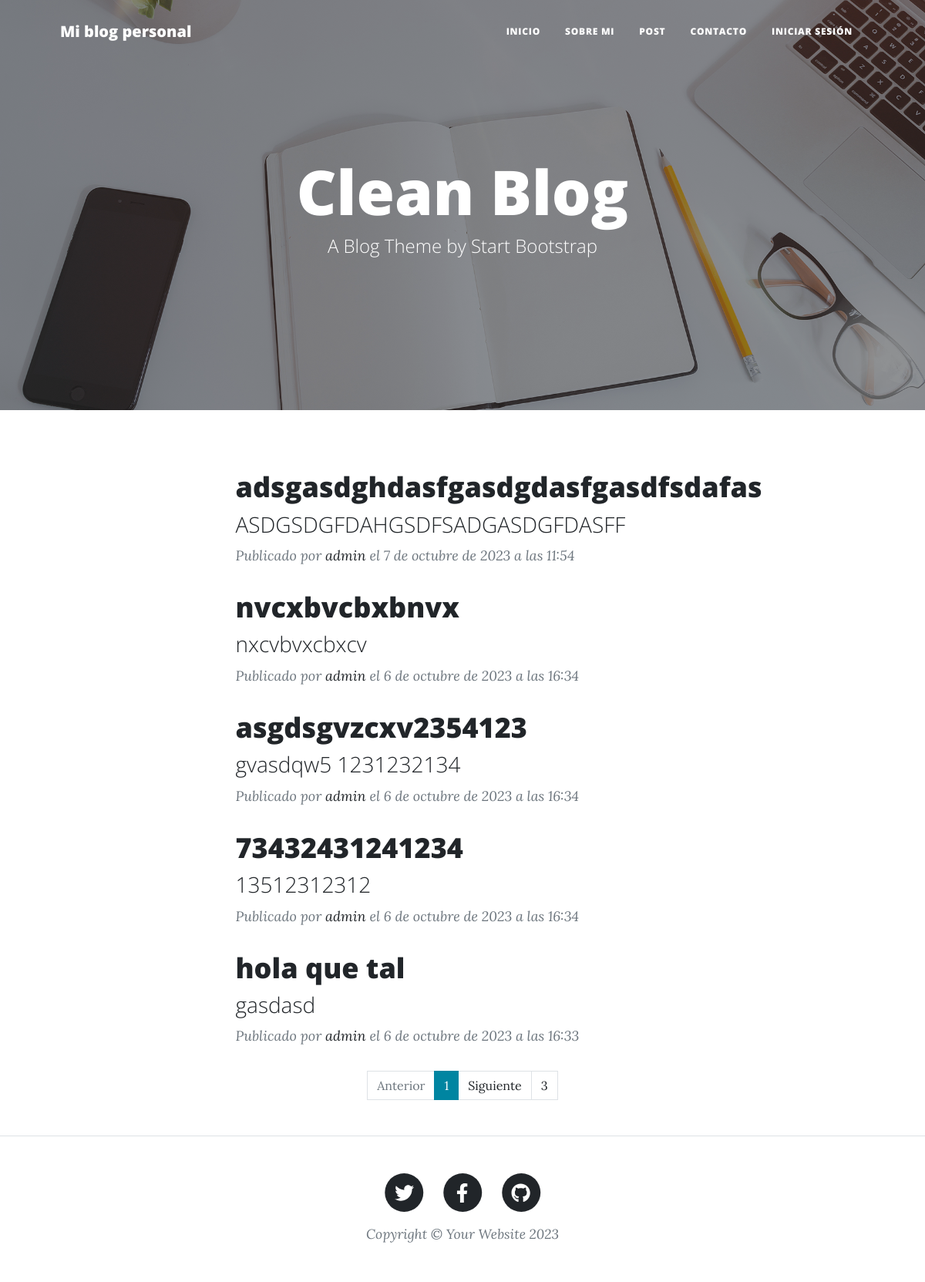
The page / on the database its author committed.
### blog/models.py (models this page shows, shortened)
class Post(models.Model):
    title = models.CharField(max_length=50)
    sub_title = models.CharField(max_length=100)
    content = models.TextField()
    author = models.ForeignKey(settings.AUTH_USER_MODEL, on_delete=models.RESTRICT)
    publish_date = models.DateTimeField(auto_now_add=True)
    update_date = models.DateTimeField(auto_now=True)
    category = models.ForeignKey(Category, on_delete=models.CASCADE)
    tags = models.ManyToManyField(Tag)

### blog/views.py (the view)
# urls.py: path('', Home.as_view(), name='home'),
class Home(ListView):
    paginate_by = 5
    model = Post
    template_name = 'blog/main/home.html'
    context_object_name = 'posts'
    def get_queryset(self):
        return super().get_queryset().order_by('-publish_date')

### blog/templates/blog/main/home.html (shortened to what this page needs)
{% extends 'blog/base.html' %}
{% load static %}
{% block content %}
<header class="masthead" style="background-image: url({% static 'assets/img/home-bg.jpg' %})">
    <div class="container position-relative px-4 px-lg-5">
        <div class="row gx-4 gx-lg-5 justify-content-center">
            <div class="col-md-10 col-lg-8 col-xl-7">
                <div class="site-heading">
                    <h1>Clean Blog</h1>
                    <span class="subheading">A Blog Theme by Start Bootstrap</span>
                </div>
            </div>
        </div>
    </div>
</header>
<div class="container px-4 px-lg-5">
    <div class="row gx-4 gx-lg-5 justify-content-center">
        <div class="col-md-10 col-lg-8 col-xl-7">
            {% for post in posts %}
            <div class="post-preview">
                <a href="{%  url 'post' post.pk %}">
                    <h2 class="post-title">{{ post.title }}</h2>
                    <h3 class="post-subtitle">{{ post.sub_title }}</h3>
                </a>
                <p class="post-meta">
                    Publicado por
                    <a href="#!">{{ post.author }}</a>
                    el {{ post.publish_date }}
                </p>
            </div>
            {% endfor %}
            <div class="pagination justify-content-center">
                <nav aria-label="Page navigation example">
                  <ul class="pagination">
                    {% if page_obj.has_previous %}
                      <li class="page-item"><a class="page-link" href="?page=1">1</a></li>
                      <li class="page-item"><a class="page-link" href="?page={{ page_obj.previous_page_number }}">Anterior</a></li>
                    {% else %}
                      <li class="page-item disabled"><span class="page-link">Anterior</span></li>
                    {% endif %}
                    <li class="page-item active" aria-current="page">
                      <span class="page-link">{{ page_obj.number }} <span class="sr-only">(current)</span></span>
                    </li>
                    {% if page_obj.has_next %}
                      <li class="page-item"><a class="page-link" href="?page={{ page_obj.next_page_number }}">Siguiente</a></li>
                      <li class="page-item"><a class="page-link" href="?page={{ page_obj.paginator.num_pages }}">{{ page_obj.paginator.num_pages }}</a></li>
                    {% else %}
                      <li class="page-item disabled"><span class="page-link">Siguiente</span></li>
                      <li class="page-item disabled"><span class="page-link">{{ page_obj.paginator.num_pages }}</span></li>
                    {% endif %}
                  </ul>
                </nav>
            </div>
            <br>
        </div>
    </div>
</div>
{% endblock %}

### blog/templates/blog/base.html (shortened to what this page needs)
{% load static %}
<!DOCTYPE html>
<html lang="en">
<head>
    <link href="{% static 'css/styles.css' %}" rel="stylesheet"/>
</head>
<body>
<nav class="navbar navbar-expand-lg navbar-light" id="mainNav">
    <div class="container px-4 px-lg-5">
        <a class="navbar-brand" href="{% url 'home' %}">Mi blog personal</a>
        <div class="collapse navbar-collapse" id="navbarResponsive">
            <ul class="navbar-nav ms-auto py-4 py-lg-0">
                <li class="nav-item"><a class="nav-link px-lg-3 py-3 py-lg-4" href="{% url 'home' %}">Inicio</a></li>
                <li class="nav-item"><a class="nav-link px-lg-3 py-3 py-lg-4" href="{% url 'about' %}">Sobre mi</a></li>
                <li class="nav-item"><a class="nav-link px-lg-3 py-3 py-lg-4" href="{% url 'post' 1 %}">Post</a></li>
                <li class="nav-item"><a class="nav-link px-lg-3 py-3 py-lg-4" href="{% url 'contact' %}">Contacto</a></li>
                {% if user.is_authenticated %}
                <li class="nav-item"><a class="nav-link px-lg-3 py-3 py-lg-4" href="{% url 'logout' %}">Cerrar sesión</a></li>
                {% else %}
                <li class="nav-item"><a class="nav-link px-lg-3 py-3 py-lg-4" href="{% url 'login' %}">Iniciar sesión</a></li>
                {% endif %}
            </ul>
        </div>
    </div>
</nav>
{% block content %}
{% endblock %}
<footer class="border-top">
    <div class="container px-4 px-lg-5">
        <div class="row gx-4 gx-lg-5 justify-content-center">
            <div class="col-md-10 col-lg-8 col-xl-7">
                <ul class="list-inline text-center">
                    <li class="list-inline-item">
                        <a href="#!">
                                    <span class="fa-stack fa-lg">
                                        <i class="fas fa-circle fa-stack-2x"></i>
                                        <i class="fab fa-twitter fa-stack-1x fa-inverse"></i>
                                    </span>
                        </a>
                    </li>
                    <li class="list-inline-item">
                        <a href="#!">
                                    <span class="fa-stack fa-lg">
                                        <i class="fas fa-circle fa-stack-2x"></i>
                                        <i class="fab fa-facebook-f fa-stack-1x fa-inverse"></i>
                                    </span>
                        </a>
                    </li>
                    <li class="list-inline-item">
                        <a href="#!">
                                    <span class="fa-stack fa-lg">
                                        <i class="fas fa-circle fa-stack-2x"></i>
                                        <i class="fab fa-github fa-stack-1x fa-inverse"></i>
                                    </span>
                        </a>
                    </li>
                </ul>
                <div class="small text-center text-muted fst-italic">Copyright &copy; Your Website 2023</div>
            </div>
        </div>
    </div>
</footer>
</body>
</html>

### rows shown on the page
Post: title "adsgasdghdasfgasdgdasfgasdfsdafas", sub_title "ASDGSDGFDAHGSDFSADGASDGFDASFF", author "admin", publish_date "7 de octubre de 2023 a las 11:54"
Post: title "nvcxbvcbxbnvx", sub_title "nxcvbvxcbxcv", author "admin", publish_date "6 de octubre de 2023 a las 16:34"
Post: title "asgdsgvzcxv2354123", sub_title "gvasdqw5 1231232134", author "admin", publish_date "6 de octubre de 2023 a las 16:34"
Post: title "73432431241234", sub_title "13512312312", author "admin", publish_date "6 de octubre de 2023 a las 16:34"
Post: title "hola que tal", sub_title "gasdasd", author "admin", publish_date "6 de octubre de 2023 a las 16:33"

### other values the page prints
{{ page_obj.number }} "1"
{{ page_obj.paginator.num_pages }} "3"
